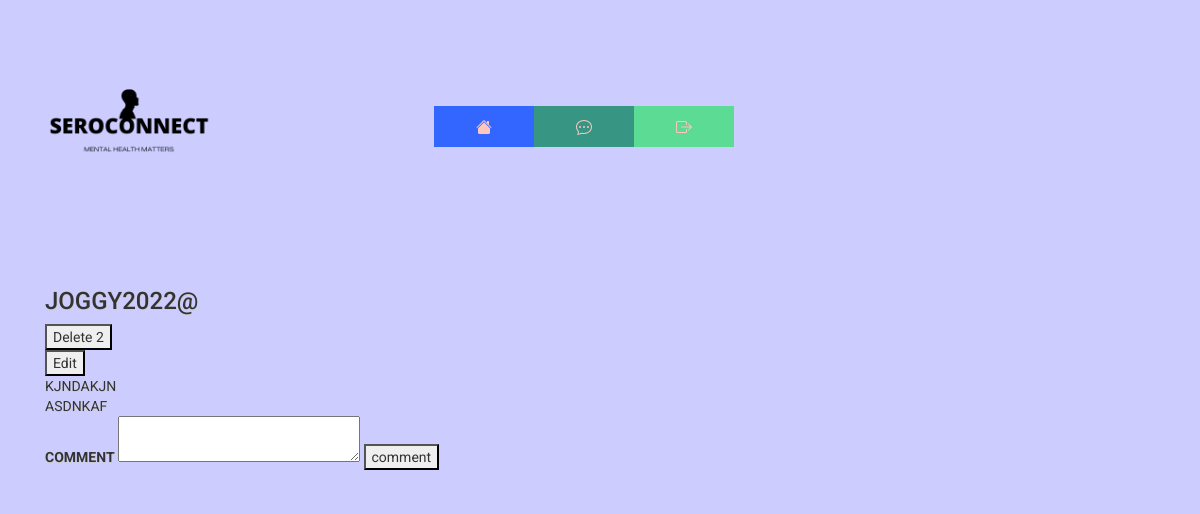
The page /comments/2?userid=1 (signed in) on the database as committed earlier.
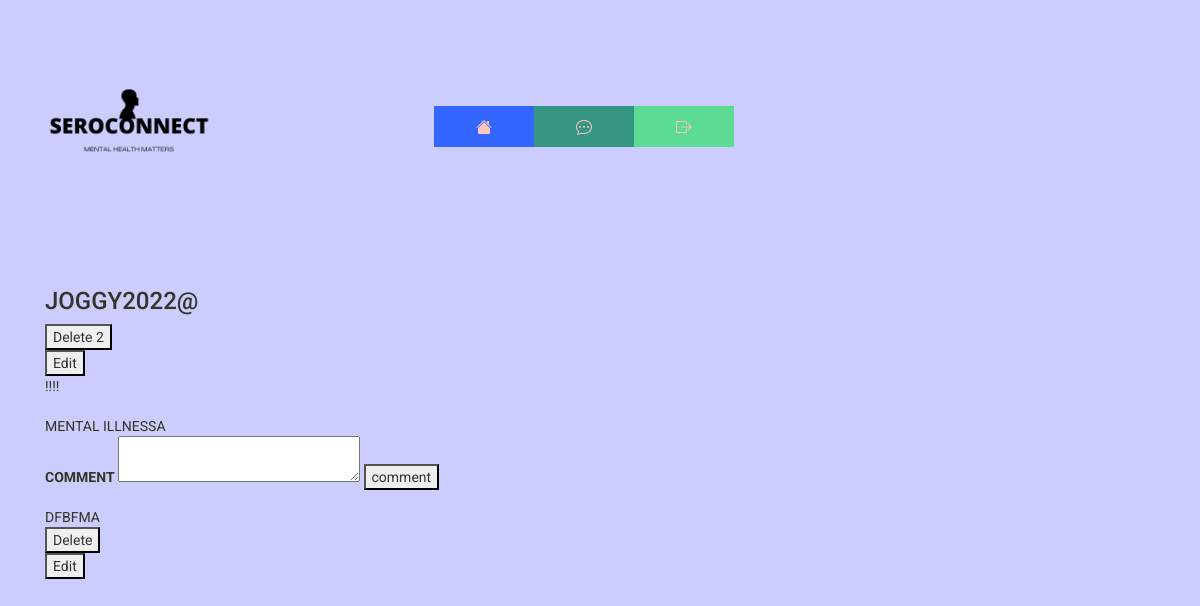
The same page on the database as committed later.
### website/database/models.py (models this page shows)
class Post(db.Model):
    id=db.Column(db.Integer,primary_key=True)
    title = db.Column(db.String(100), nullable=False)
    content = db.Column(db.Text)
    user_id = db.Column(db.Integer, db.ForeignKey("user.id"))
    date=db.Column(db.DateTime(timezone=True), default=func.now())
    anonymous=db.Column(db.Boolean,nullable=False,default=False)
    owner=db.relationship('User',back_populates='Post')
    comments=db.relationship('Comment',back_populates='post',cascade='delete')
    image=db.relationship('Image',back_populates='post',cascade='delete')

class Comment(db.Model):
    __tablename__='comments'
    id = db.Column(db.Integer, primary_key=True)
    text= db.Column(db.Text,nullable=False)
    user_id = db.Column(db.Integer, db.ForeignKey('user.id'))
    post_id = db.Column(db.Integer, db.ForeignKey('post.id'))
    post = db.relationship("Post", back_populates="comments")

### website/post/comments/comments.py (the view)
@comments.route('/comments/<postid>',methods=['GET'])
@login_required
@check_confirmed
def show_comments(postid):
    page=request.args.get('page',1,type=int)
    comments=Comment.query.filter(Comment.post_id==postid).order_by(Comment.id.desc()).paginate(page=page,per_page=3)
    post=Post.query.filter_by(id=postid).first()
    if "hx_request"  in request.headers:
        return render_template("forum/showcomments.html",comments=comments,postuser=User,user=current_user,post=post,postimage=Image)
    return render_template("forum/comments.html",comments=comments,postuser=User,user=current_user,post=post,postimage=Image)

### website/__init__.py (called while the page is built)
@login_manager.user_loader
def load_user(id):
    return User.query.get(int(id))

### website/templates/forum/comments.html (shortened to what this page needs)
{% extends "base.html" %} {% block title %}SeroConnect{% endblock %}{% block content%}
{% if post.anonymous==False %}
<h3>{{postuser.query.filter_by(id=post.user_id).first().username }}</h3>
{%else%}
<h3>Anonymous</h3>
{%endif%}
{% if post.user_id==user.id%}
<form action="{{ url_for('post.deletepost',postid=post.id) }}" class='deleteform' method="POST">
    <button class='deletebtn' action="submit">Delete {{post.id}}</button>
</form>
<form action="{{ url_for('post.editpost',postid=post.id) }}" method="GET">
    <button  id='editbtn' action="submit">Edit</button>
</form>
{%endif%}
<div>
    {{post.title}}
    <div class="images">
        {% set images=postimage.query.filter(postimage.post_id==post.id).all()%}
        {%if images%}
        {%for image in images %}
          <div class="image-display">
          </div>
        {%endfor%}
        {%endif%}
    </div>
    {{post.content}}
    <form action="{{url_for('comments.createcomment',postid=post.id,userid=current_user.id)}}" method="POST" class="createcommentform">
        <div class="form-group">
          <label for="comment">comment</label>
          <textarea id="commenttext" name="comment" rows="2" cols="30"></textarea>
          <button id="createcomment" action="submit">comment</button>
        </div>
    </form>
    {% include 'forum/showcomments.html' %}
</div>
{% endblock %}

### website/templates/forum/showcomments.html
{%if comments%}
{%for comment in comments.items %}
{% if loop.last and comments.has_next %}
<div hx-get="{{url_for('comments.show_comments', page = comments.next_num,postid=post.id)}}" hx-trigger="revealed" hx-swap="afterend">
    {% else %}
    <div>
        {%endif%}
        <div>
            {{comment.text}}
            {%if comment.user_id==current_user.id%}
            <form action="{{ url_for('comments.deletecomment',commentid=comment.id) }}" method="post">
                <button class="deletecomment" type="submit">Delete</button>
            </form>
            <form action="{{ url_for('comments.editcomment',commentid=comment.id) }}" method="get">
                <button type="submit">Edit</button>
            </form>
        </div>
        {%endif%}
        {%endfor%}
        {%endif%}
    </div>

Rows that differ between the two databases and show on the page:
changed Post id 2: title "KJNDAKJN" → "!!!!"; content "ASDNKAF" → "MENTAL ILLNESSA"
now on this page (row edited): Comment: text "DFBFMA"
